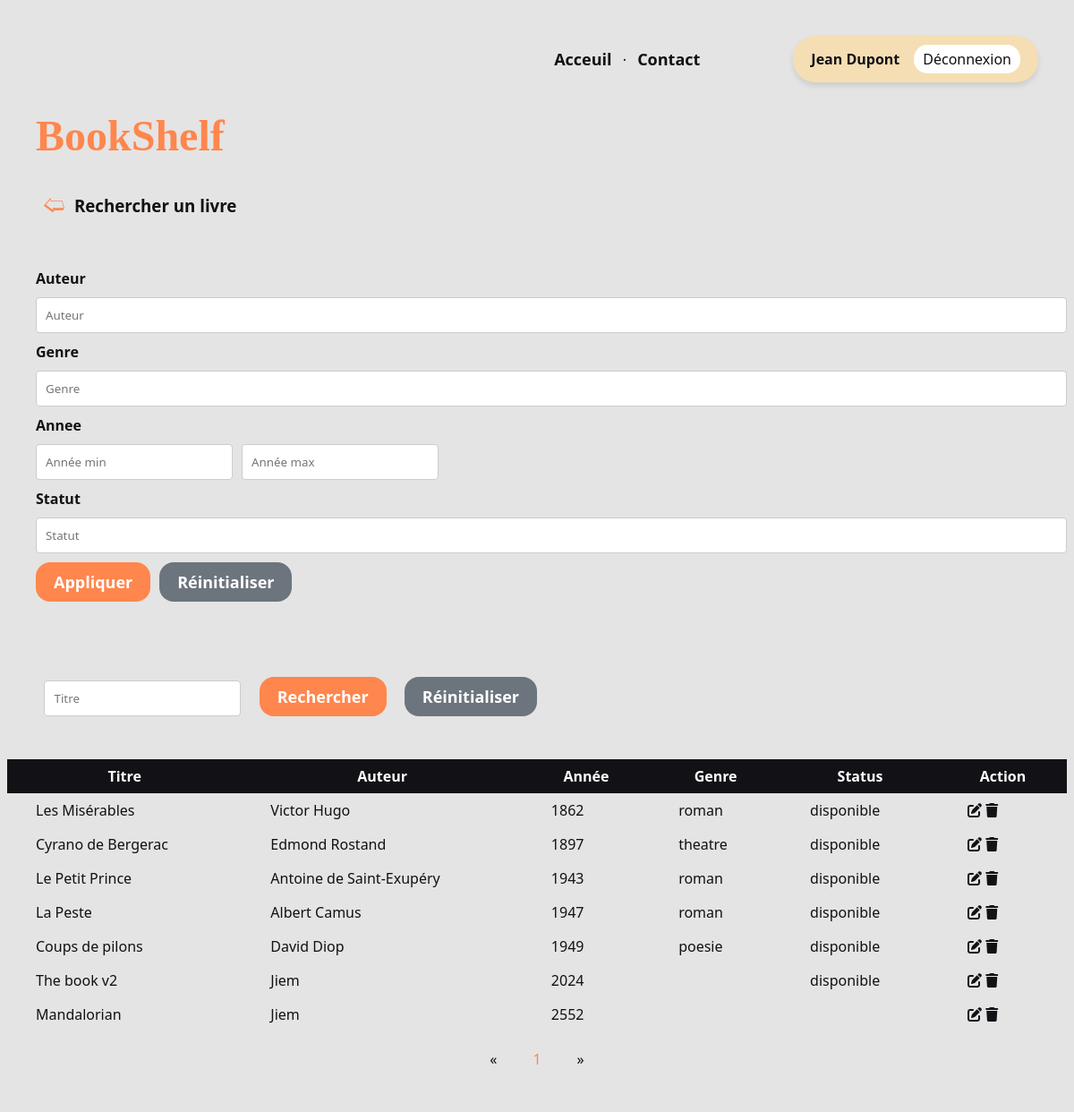
/pages/search.php (signed in), run on an earlier commit of the app's database.
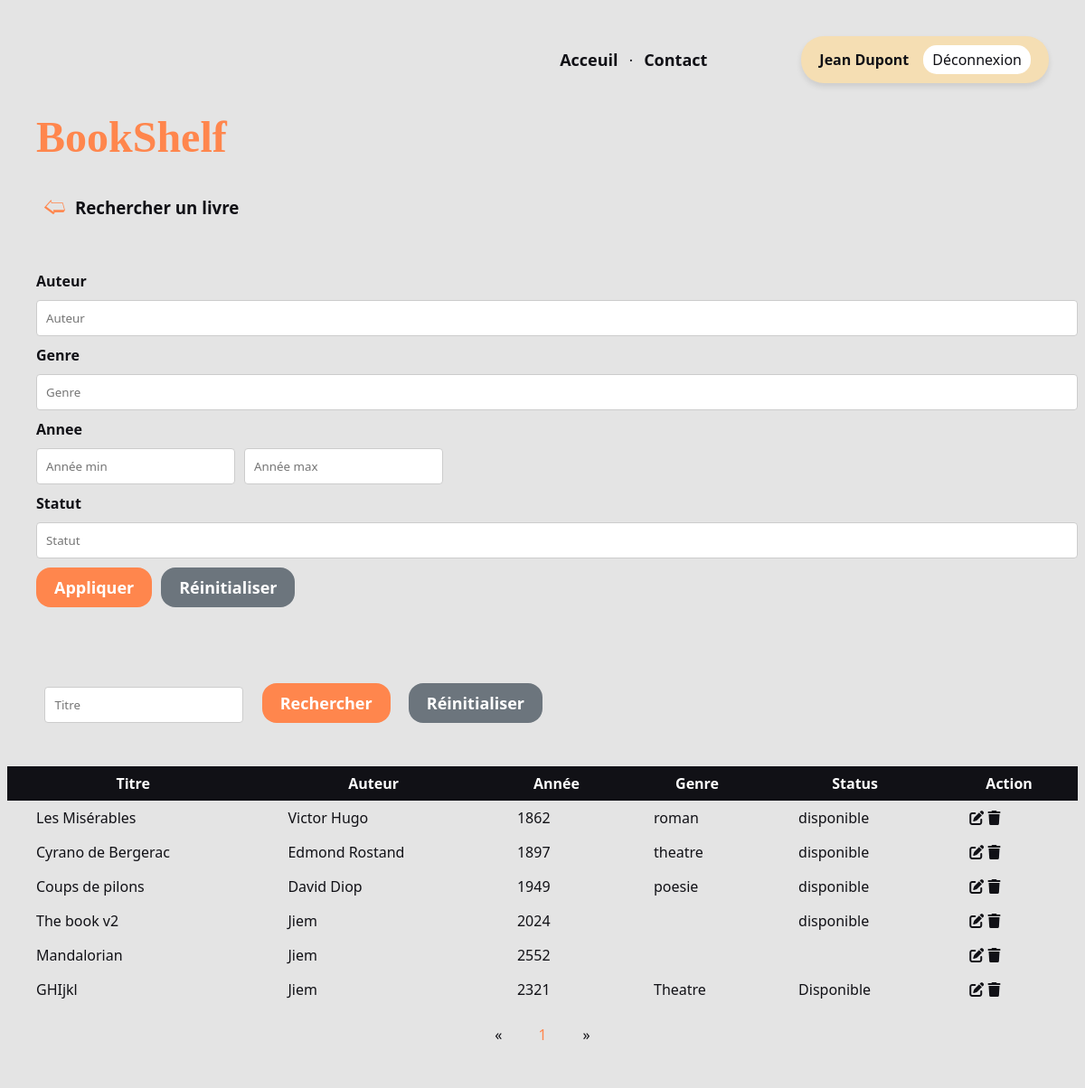
And on a later commit of the database.
### tables this page shows
CREATE TABLE "Livres" (
	"id"	INTEGER,
	"titre"	TEXT NOT NULL,
	"auteur"	TEXT NOT NULL,
	"annee"	INTEGER NOT NULL,
	"status"	TEXT NOT NULL,
	"genre"	TEXT NOT NULL,
	"location"	TEXT NOT NULL,
	PRIMARY KEY("id" AUTOINCREMENT)
);

### services.php (called while the page is built, shortened)
<?php
$pdo =new PDO("sqlite:database/development_v3.db","","",array(
    PDO::ATTR_PERSISTENT => true
));
function opendatabase(){
    global $pdo;
    try{
        return $pdo;
    }catch(PDOException $e){
        print "Error in openhrsedb ".$e->getMessage();
    }
}
function rechercherLivres($sql, $params) {
    try {
        $pdo = opendatabase();
        $stmt = $pdo->prepare($sql);
        $stmt->execute($params);
        $resultats = $stmt->fetchAll(PDO::FETCH_ASSOC);
        if ($resultats) {
            return $resultats;
        } else {
            return null;
        }
    } catch (PDOException $e) {
        global $pdo;
        $pdo->rollBack();
        echo "Error: " . $e->getMessage();
    }
    return null;
}

### pages/search.php (the view, shortened to what this page needs)
<?php
require '../services.php';
$username = $_SESSION["username"];
$sql = "SELECT * FROM Livres WHERE 1=1";
$params = [];
?>
<!DOCTYPE html>
<html lang="fr">
<head>
  <link rel="stylesheet" href="https://cdnjs.cloudflare.com/ajax/libs/font-awesome/6.4.0/css/all.min.css" />
  <link rel="stylesheet" href="../static/css/style.css">
  <link rel="stylesheet" href="../static/css/style_dp.css">
  <link rel="stylesheet" href="../static/css/user_log.css">
  <link rel="stylesheet" href="../static/css/popup.css" />
</head>
<body>
  <div class="container">
    <div class="nav">
      <nav>
        <button class="btn-nav">
          <a href="../index.php">Acceuil</a>
        </button>
        ·
        <button class="btn-nav">
          <a href="contact.html">Contact</a>
        </button>
      </nav>
      <div class="user-container">
        <div class="username"><?php echo $username; ?></div>
        <a href="../logout.php" class="logout-btn">Déconnexion</a>
      </div>
    </div>
    <div class="header">
                <span id="logo">
                  <a href="collection.php">BookShelf</a>
                </span>
                <div class="page-title">
                    <a class="btn-back" href="collection.php">
                        🢨
                    </a>
                    <h3>Rechercher un livre</h3>
                </div>
            </div>
  <?php
  $user_collection = rechercherLivres($sql, $params);
  ?>
  <main id="content">
    <div class="section-filter">
        <form class="filter-form" action="search.php" method="get">
            <label for="">Auteur</label>
            <input type="text" class="form-control" name="auteur" placeholder="<?php echo empty($_GET["auteur"]) ? "Auteur" : $_GET["auteur"] ?>" value="<?php
            ?>">
            <label for="">Genre</label>
            <input type="text" class="form-control" name="genre" placeholder="<?php echo empty($_GET["genre"]) ? "Genre" : $_GET["genre"] ?>" value="<?php
            ?>">
            <label for="">Annee</label>
            <div class="year-input">
                    <input type="number" class="form-control" name="annee_min" placeholder="<?php echo empty($_GET["annee_min"]) ? "Année min" : $_GET["annee_min"] ?>" value="<?php
                    ?>">
                    <input type="number" class="form-control" name="annee_max" placeholder="<?php echo empty($_GET["annee_max"]) ? "Année max" : $_GET["annee_max"] ?>" value="<?php
                    ?>">
            </div>
            <label for="">Statut</label>
            <input type="text" class="form-control" name="status" placeholder="<?php echo empty($_GET["status"]) ? "Statut" : $_GET["status"] ?>" value="<?php
            ?>">
            <div class="button">
                <button type="submit" class="btn btn-primary">Appliquer</button>
                <button type="reset" class="btn btn-secondary">Réinitialiser</button>
            </div>
        </form>
    </div>
    <div class="section-result">
        <div class="title-input">
          <form action="search.php" method="get">
            <input type="text" class="form-control" name="titre" placeholder="<?php echo empty($_GET["titre"]) ? "Titre" : $_GET["titre"] ?>" value="<?php
                ?>">
            <button type="submit" class="btn btn-primary">Rechercher</button>
            <button type="reset" class="btn btn-secondary">Réinitialiser</button>
          </form>
        </div>
        <?php
        if (!is_null($user_collection)) {
        ?>
        <table class="table table-hover text-center mt-5">
            <thead class="table-dark">
                <tr>
                <th scope="col">Titre</th>
                <th scope="col">Auteur</th>
                <th scope="col">Année</th>
                <th scope="col">Genre</th>
                <th scope="col">Status</th>
                <th scope="col">Action</th>
                </tr>
            </thead>
            <tbody>
                <?php
                foreach ($user_collection as $key => $item) {
                ?>
                <tr>
                    <td>
                        <?php
                        echo $item["titre"];
                        ?>
                            </td>
                    <td>
                        <?php
                        echo $item["auteur"];
                        ?>
                            </td>
                    <td>
                        <?php
                        echo $item["annee"];
                        ?>
                            </td>
                    <td>
                        <?php
                        echo $item["genre"];
                        ?>
                            </td>
                    <td>
                        <?php
                        echo $item["status"];
                        ?>
                            </td>
                    <td>
                    <a href="form_addBook.php?action=update&book=<?php echo $item["id"]; ?>" class="link-dark"><i class="fa-solid fa-pen-to-square fs-5 me-3"></i></a>
                    <a href="../deleteBook.php?book=<?php echo $item["id"]; ?>&filename=<?php echo $livre['location']; ?>&next=here" class="link-dark"><i class="fa-solid fa-trash fs-5"></i></a>
                    </td>
                </tr>
                <?php
                }
                ?>
            </tbody>
        </table>
        <nav aria-label="Page navigation">
          <ul class="pagination ">
              <li class="page-item">
                <a class="page-link" href="?<?php echo http_build_query(array_merge($_GET, ['page' => $page - 1])); ?>" aria-label="Précédent">
                  <span aria-hidden="true">&laquo;</span>
                </a>
              </li>
              <li class="page-item <?php echo $i == $page ? 'active' : ''; ?>">
                <a class="page-link" href="?<?php echo http_build_query(array_merge($_GET, ['page' => $i])); ?>"><?php echo $i; ?> 1</a>
              </li>
              <li class="page-item">
                <a class="page-link" href="?<?php echo http_build_query(array_merge($_GET, ['page' => $page + 1])); ?>" aria-label="Suivant">
                  <span aria-hidden="true">&raquo;</span>
                </a>
              </li>
          </ul>
        </nav>
        <?php
        }
        ?>
    </div>
  </main>
  </div>
</body>
</html>

### static/css/style.css (style rules this page uses)
:root { --primary: #FF864D; --wheat: #f5deb3; --secondary: #111116; --white: #c4c4c4; }
*, html, body { margin: 0; padding: 0; text-decoration: none; list-style: none; color: var(--secondary); font-family: system-ui, -apple-system, BlinkMacSystemFont, 'Segoe UI', Roboto, Oxygen, Ubuntu, Cantarell, 'Open Sans', 'Helvetica Neue', sans-serif; }
body, #content, .main { background-color: #e4e4e4; }
.btn-back { font-size: 1.5rem; color: var(--primary); padding: .5rem .25rem .5rem .5rem; cursor: pointer; }
.container { margin: .5rem; display: flex; flex-direction: column; align-items: center; margin-bottom: 5rem; }
.container .nav button { border: none; font-size: large; padding: .5rem; font-weight: bold; cursor: pointer; }
.container .nav .btn-register, .container .nav .btn-nav { background-color: transparent; }
.container .header { align-self: flex-start; margin-left: 2rem; display: flex; flex-direction: column; gap: 2rem; margin-bottom: 3rem; }
.container .header > #logo > a { color: var(--primary); font-size: 3rem; font-family: cursive; font-weight: bolder; }
.container .header .page-title > * { display: inline; }
.container main { display: flex; flex-direction: column; align-items: center; }
.mt-5 { margin-top: 3rem; }

### static/css/style_dp.css (style rules this page uses)
:root { --primary: #FF864D; --wheat: #f5deb3; --secondary: #111116; --white: #ffffff; }
.section-filter { margin-bottom: 20px; padding-left: 2rem; flex-grow: 1; }
.filter-form { display: flex; flex-direction: column; gap: 10px; }
.filter-form label { font-weight: bold; }
.filter-form .form-control { padding: 10px; border: 1px solid #ccc; border-radius: 4px; }
.year-input { display: flex; gap: 10px; }
.button { display: flex; gap: 10px; }
.button .btn { padding: 10px 20px; border: none; cursor: pointer; }
.btn-primary { background-color: var(--primary); color: white; }
.btn-secondary { background-color: #6c757d; color: white; }
.section-result { margin-bottom: 20px; flex-grow: 9; }
.title-input { width: 50%; display: flex; justify-content: end; align-items: center; margin-bottom: 10px; }
.title-input button { padding: 10px 20px; margin: 0 0 0 1rem; border: none; }
.title-input .form-control { padding: 10px; border: 1px solid #ccc; border-radius: 4px; flex-grow: 1; }
button { border-radius: 4px; }
.table { width: 100%; border-collapse: collapse; margin-bottom: 20px; }
.table th, .table td { padding: .5rem 2rem; }
.table-dark th { background-color: var(--secondary); color: white; }
.pagination { display: flex; justify-content: center; list-style: none; padding: 0; }
.page-item { margin: 0 5px; }
.page-item .page-link { padding: 10px 15px; color: var(--secondary); text-decoration: none; }
.page-item.active .page-link { color: var(--primary); }

### static/css/user_log.css (style rules this page uses)
:root { --primary: #FF864D; --wheat: #f5deb3; --secondary: #111116; --white: #ffffff; }
.user-container { display: flex; align-items: center; justify-content: space-between; background-color: var(--wheat); border-radius: 25px; padding: 10px 20px; max-width: 300px; margin: auto; box-shadow: 0 4px 6px rgba(0, 0, 0, 0.1); }
.username { padding-right: 1rem; font-size: 16px; font-weight: bold; color: var(--secondary); text-transform: capitalize; }
.logout-btn { font-size: 1rem; background-color: var(--white); color: var(--secondary); border: none; border-radius: 15px; padding: 5px 10px; cursor: pointer; text-decoration: none; }

What changed in the data, as far as the page shows it:
removed livres: titre "Le Petit Prince", auteur "Antoine de Saint-Exupéry", annee "1943", genre "roman", status "disponible"
removed livres: titre "La Peste", auteur "Albert Camus", annee "1947", genre "roman", status "disponible"
added livres: titre "GHIjkl", auteur "Jiem", annee "2321", genre "Theatre", status "Disponible"
